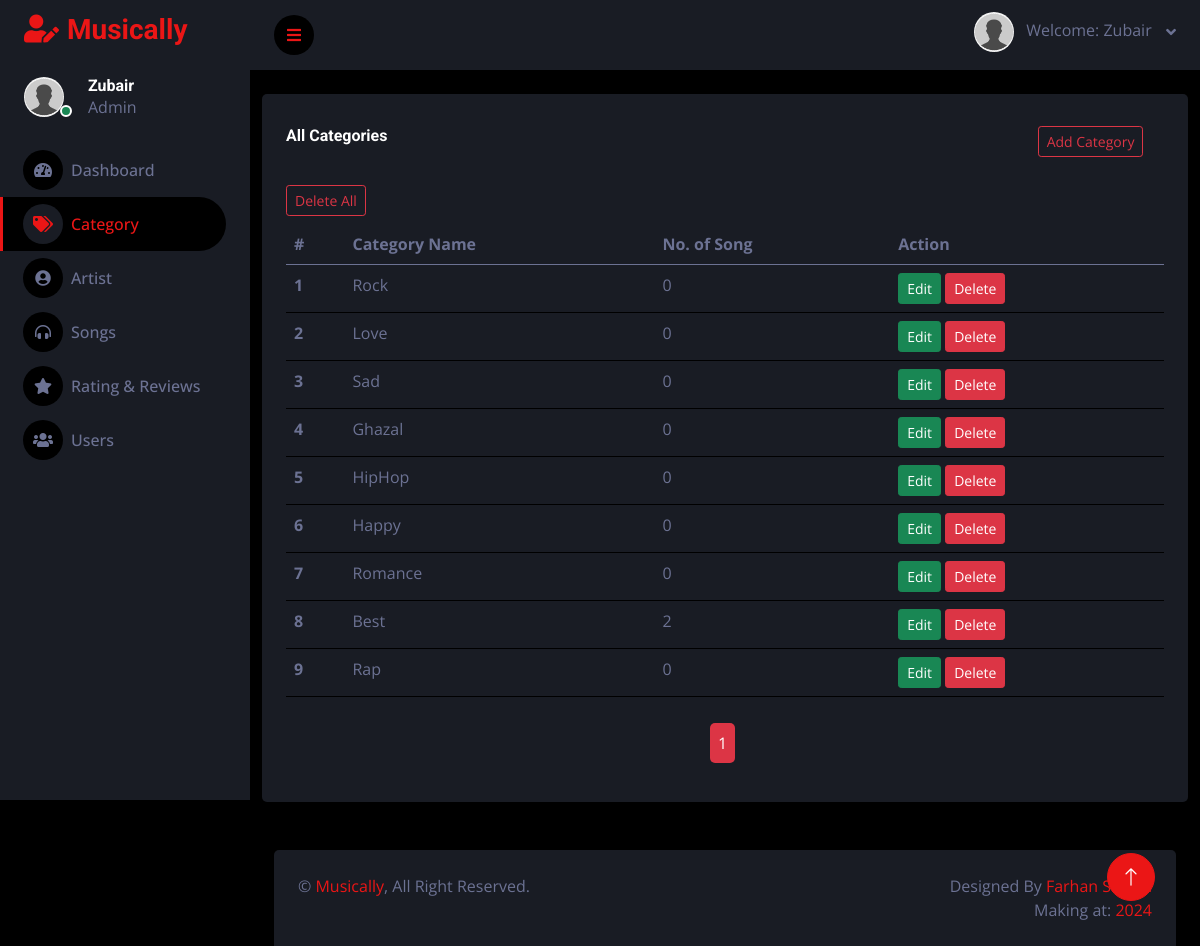
Screenshot of /category.php (signed in) with the database file from the repository.
### tables this page shows
CREATE TABLE IF NOT EXISTS `category` (
  `category_id` int NOT NULL AUTO_INCREMENT,
  `category_name` varchar(255) NOT NULL,
  `post` int NOT NULL,
  PRIMARY KEY (`category_id`)
);

### category.php (the view, shortened to what this page needs)
<?php
require("config.php");
require("header.php");
?>
<div class="container my-4">
    <div class="row">
        <div class="col-xl-12">
        <div class="bg-secondary rounded h-100 p-4">
                            <div class="row">
                                <div class="col-md-10 my-2">
                                    <h6 class="mb-4">All Categories</h6>
                                </div>
                                <div class="col-md-2 my-2">
                                       <a href="add-category.php" class="btn btn-sm btn-outline-danger">Add Category</a>
                                </div>
                                <div class="col-md-2 my-2">
                                <button class="btn btn-sm btn-outline-danger" onclick="confirmDeleteAll()">Delete All</button>
                            </div>
                            </div>
                            <div class="table-responsive">
                                <table class="table">
                                    <thead>
                                        <tr>
                                            <th scope="col">#</th>
                                            <th scope="col">Category Name</th>
                                            <th scope="col">No. of Song</th>
                                            <th scope="col">Action</th>
                                        </tr>
                                    </thead>
                                    <tbody>
                                        <?php
                                         $limit = 10;
                                         if (isset($_GET['page'])) {
                                             $page = $_GET['page'];
                                         }else{
                                            $page = 1;
                                         }
                                         $offset = ($page - 1) * $limit;
                                    $sql = "SELECT * FROM `category` LIMIT {$offset} , {$limit}";
                                    $res = mysqli_query($con,$sql);
                                    if ($row = mysqli_num_rows($res)>0) {
                                        $srn = 1;
                                        while ($row = mysqli_fetch_assoc($res)) {
                        ?>
                                        <tr>
                                            <th scope="row"><?php echo $srn ?></th>
                                            <td><?php echo $row['category_name'] ?></td>
                                            <td><?php echo $row['post'] ?></td>
                                            <td>
                                                <a href='update-category.php?id=<?php echo $row['category_id'] ?>' class="btn btn-sm btn-success">Edit</a>
                                                <button class="btn btn-sm btn-danger" onclick="confirmDelete(<?php echo $row['category_id']; ?>)">Delete</button>
                                        </td>
                                        </tr>
                                        <?php
                        $srn++;
                        }
                    }else {
                        echo "<tr ><td colspan='6' class='text-center mt-3'><h3 class='my-3'>No Category found</h3></td></tr>";
                    }
                     ?>
                                    </tbody>
                                </table>
                                <?php
                 $sql1 = "SELECT * FROM `category`";
                 $res1 = mysqli_query($con,$sql1);
                 $row1 = mysqli_num_rows($res1);
                if($row1 > 0){
                    $total_record = $row1;
                    $total_pages = ceil($total_record / $limit);
                echo "<ul class='pagination admin-pagination'>";
                    for ($i=1; $i <= $total_pages ; $i++) {
                        if ($i == $page) {
                            $active ="active";
                        }else{
                            $active ="";
                        }
                    echo '<li class = '.$active.'><a href="category.php?page='.$i.'" >'.$i.'</a></li>';
                }
                echo '</ul>';
                }
?>
                            </div>
                        </div>
        </div>
    </div>
</div>
<?php
    require "footer.php";
?>

### header.php (shortened to what this page needs)
<?php
require("config.php");
$userId = $_SESSION['admin_id'];
$sql = "SELECT * FROM `admin` WHERE admin_id = '$userId'";
$res = mysqli_query($con, $sql);
$row = ($res && mysqli_num_rows($res) > 0) ? mysqli_fetch_assoc($res) : null;
$profileImage = !empty($row['profile_image']) ? 'uploads/' . htmlspecialchars($row['profile_image']) : 'img/null-user.jpg';
$username = !empty($row['username']) ? htmlspecialchars($row['username']) : 'Admin';
?>
<!DOCTYPE html>
<html lang="en">
<head>
    <link href="https://cdnjs.cloudflare.com/ajax/libs/font-awesome/5.10.0/css/all.min.css" rel="stylesheet">
    <link href="https://cdn.jsdelivr.net/npm/bootstrap-icons@1.4.1/font/bootstrap-icons.css" rel="stylesheet">
    <link href="lib/owlcarousel/assets/owl.carousel.min.css" rel="stylesheet">
    <link href="lib/tempusdominus/css/tempusdominus-bootstrap-4.min.css" rel="stylesheet" />
    <link rel="stylesheet" href="https://cdn.jsdelivr.net/npm/sweetalert2@11/dist/sweetalert2.min.css">
    <link href="css/bootstrap.min.css" rel="stylesheet">
    <link href="css/style.css" rel="stylesheet">
</head>
<body>
    <div class="container-fluid position-relative d-flex p-0">
        <div class="sidebar pe-4 pb-3">
            <nav class="navbar bg-secondary navbar-dark">
                <a href="index.php" class="navbar-brand mx-4 mb-3">
                    <h3 class="text-primary"><i class="fa fa-user-edit me-2"></i>Musically</h3>
                </a>
                <div class="d-flex align-items-center ms-4 mb-4">
                    <div class="position-relative">
                        <img class="rounded-circle me-lg-2" src="<?php echo $profileImage; ?>" alt="" style="width: 40px; height: 40px;">
                        <div class="bg-success rounded-circle border border-2 border-white position-absolute end-0 bottom-0 p-1"></div>
                    </div>
                    <div class="ms-3">
                        <a href="profile.php?id=<?php echo $row['admin_id'] ?>"><h6 class="mb-0"><?php echo $username; ?></h6></a>
                        <span>Admin</span>
                    </div>
                </div>
                <div class="navbar-nav w-100">
                    <a href="index.php" class="nav-item nav-link <?php echo (basename($_SERVER['PHP_SELF']) == 'index.php') ? 'active' : ''; ?>">
                        <i class="fa fa-tachometer-alt me-2"></i>Dashboard
                    </a>
                    <a href="category.php" class="nav-item nav-link <?php echo (basename($_SERVER['PHP_SELF']) == 'category.php') ? 'active' : ''; ?>">
                        <i class="fa fa-tags me-2"></i>Category
                    </a>
                    <a href="artist.php" class="nav-item nav-link <?php echo (basename($_SERVER['PHP_SELF']) == 'artist.php') ? 'active' : ''; ?>">
                        <i class="fa fa-user-circle me-2"></i>Artist
                    </a>
                    <a href="song.php" class="nav-item nav-link <?php echo (basename($_SERVER['PHP_SELF']) == 'song.php') ? 'active' : ''; ?>">
                        <i class="fa fa-headphones-alt me-2"></i>Songs
                    </a>
                    <a href="rating_reviews.php" class="nav-item nav-link <?php echo (basename($_SERVER['PHP_SELF']) == 'rating_reviews.php') ? 'active' : ''; ?>">
                        <i class="fa fa-star me-2"></i>Rating & Reviews
                    </a>
                    <a href="users.php" class="nav-item nav-link <?php echo (basename($_SERVER['PHP_SELF']) == 'users.php') ? 'active' : ''; ?>">
                        <i class="fa fa-users me-2"></i>Users
                    </a>
                </div>
            </nav>
        </div>
        <div class="content">
            <nav class="navbar navbar-expand bg-secondary navbar-dark sticky-top px-4 py-0">
                <a href="#" class="sidebar-toggler flex-shrink-0">
                    <i class="fa fa-bars"></i>
                </a>
                <div class="navbar-nav align-items-center ms-auto">
                    <div class="nav-item dropdown">
                        <a href="#" class="nav-link dropdown-toggle" data-bs-toggle="dropdown">
                            <img class="rounded-circle me-lg-2" src="<?php echo $profileImage; ?>" alt="" style="width: 40px; height: 40px;">
                            <span class="d-none d-lg-inline-flex">
                                <p>Welcome: <?php echo $username; ?></p>&nbsp;
                            </span>
                        </a>
                    </div>
                </div>
            </nav>

### css/style.css (style rules this page uses)
:root { --primary: #EB1616; --secondary: #191C24; --light: #6C7293; --dark: #000000; }
.admin-pagination { margin: 0; }
.admin-pagination li a { display: block; }
.pagination { display: block; text-align: center; margin: 5px; padding: 5px; }
.pagination li { display:inline-block; margin: 0 5px 0 0; padding: 5px; }
.pagination li a { border: none; background: #dc3545; color: #fff; padding: 8px; border-radius: 5px; }
.btn { transition: .5s; }
.sidebar { position: fixed; top: 0; left: 0; bottom: 0; width: 250px; height: 100vh; overflow-y: auto; background: var(--secondary); transition: 0.5s; z-index: 999; }
.content { margin-left: 250px; min-height: 100vh; background: var(--dark); transition: 0.5s; }
@media (min-width: 992px) { .sidebar { margin-left: 0; } }
@media (min-width: 992px) { .content { width: calc(100% - 250px); } }
.sidebar .navbar .navbar-nav .nav-link { padding: 7px 20px; color: var(--light); font-weight: 500; border-left: 3px solid var(--secondary); border-radius: 0 30px 30px 0; outline: none; }
.sidebar .navbar .navbar-nav .nav-link:hover, .sidebar .navbar .navbar-nav .nav-link.active { color: var(--primary); background: var(--dark); border-color: var(--primary); }
.sidebar .navbar .navbar-nav .nav-link i { width: 40px; height: 40px; display: inline-flex; align-items: center; justify-content: center; background: var(--dark); border-radius: 40px; }
.sidebar .navbar .navbar-nav .nav-link:hover i, .sidebar .navbar .navbar-nav .nav-link.active i { background: var(--secondary); }
.content .navbar .navbar-nav .nav-link { margin-left: 25px; padding: 12px 0; color: var(--light); outline: none; }
.content .navbar .sidebar-toggler, .content .navbar .navbar-nav .nav-link i { width: 40px; height: 40px; display: inline-flex; align-items: center; justify-content: center; background: var(--dark); border-radius: 40px; }
.content .navbar .dropdown-toggle::after { margin-left: 6px; vertical-align: middle; border: none; content: "\f107"; font-family: "Font Awesome 5 Free"; font-weight: 900; transition: .5s; }

### rows the page displays
category: category_name "Rock", post "0"
category: category_name "Love", post "0"
category: category_name "Sad", post "0"
category: category_name "Ghazal", post "0"
category: category_name "HipHop", post "0"
category: category_name "Happy", post "0"
category: category_name "Romance", post "0"
category: category_name "Best", post "2"
category: category_name "Rap", post "0"

### other values shown
$username "Zubair"
